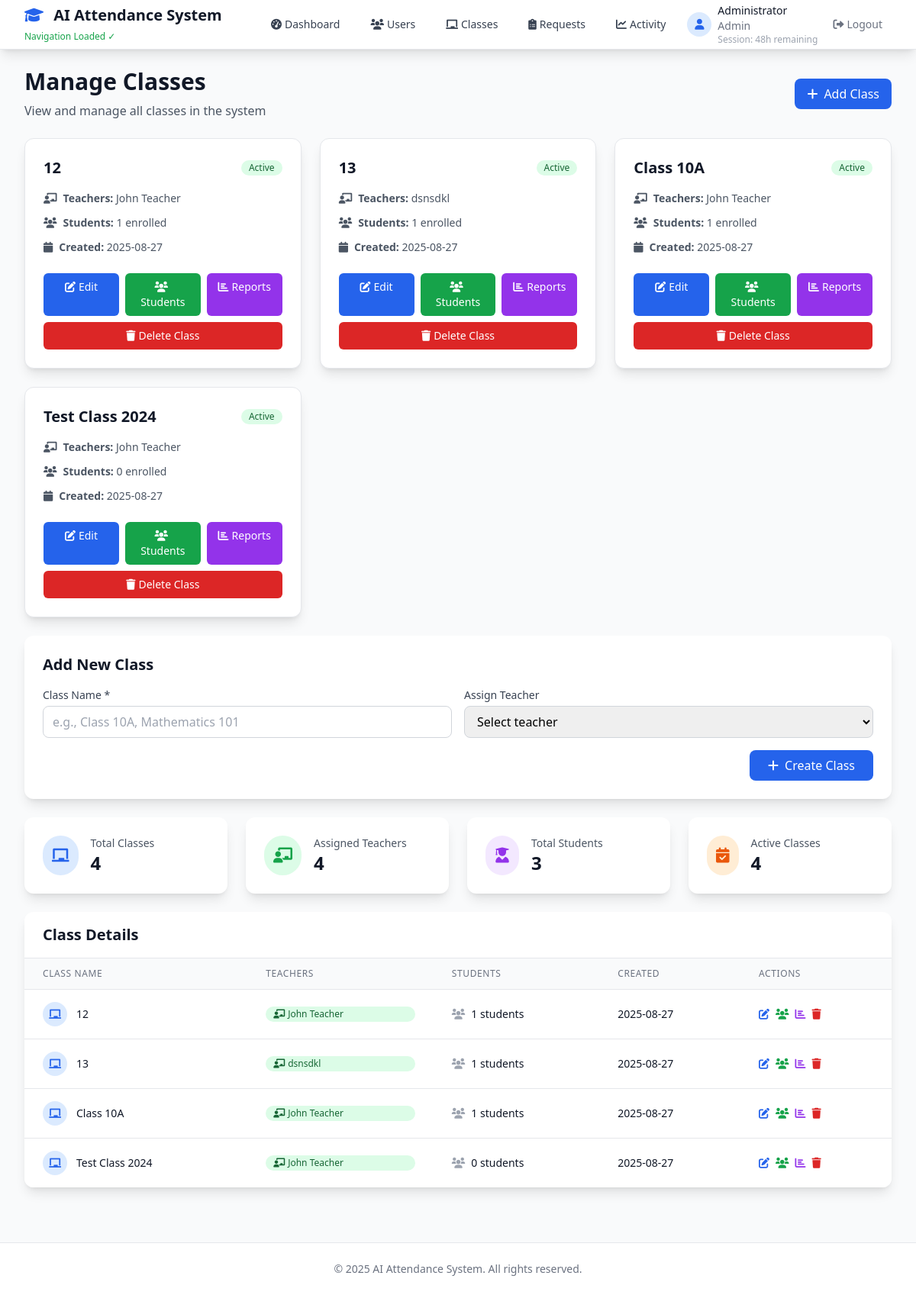
Before: /admin/classes (signed in) with the older database file.
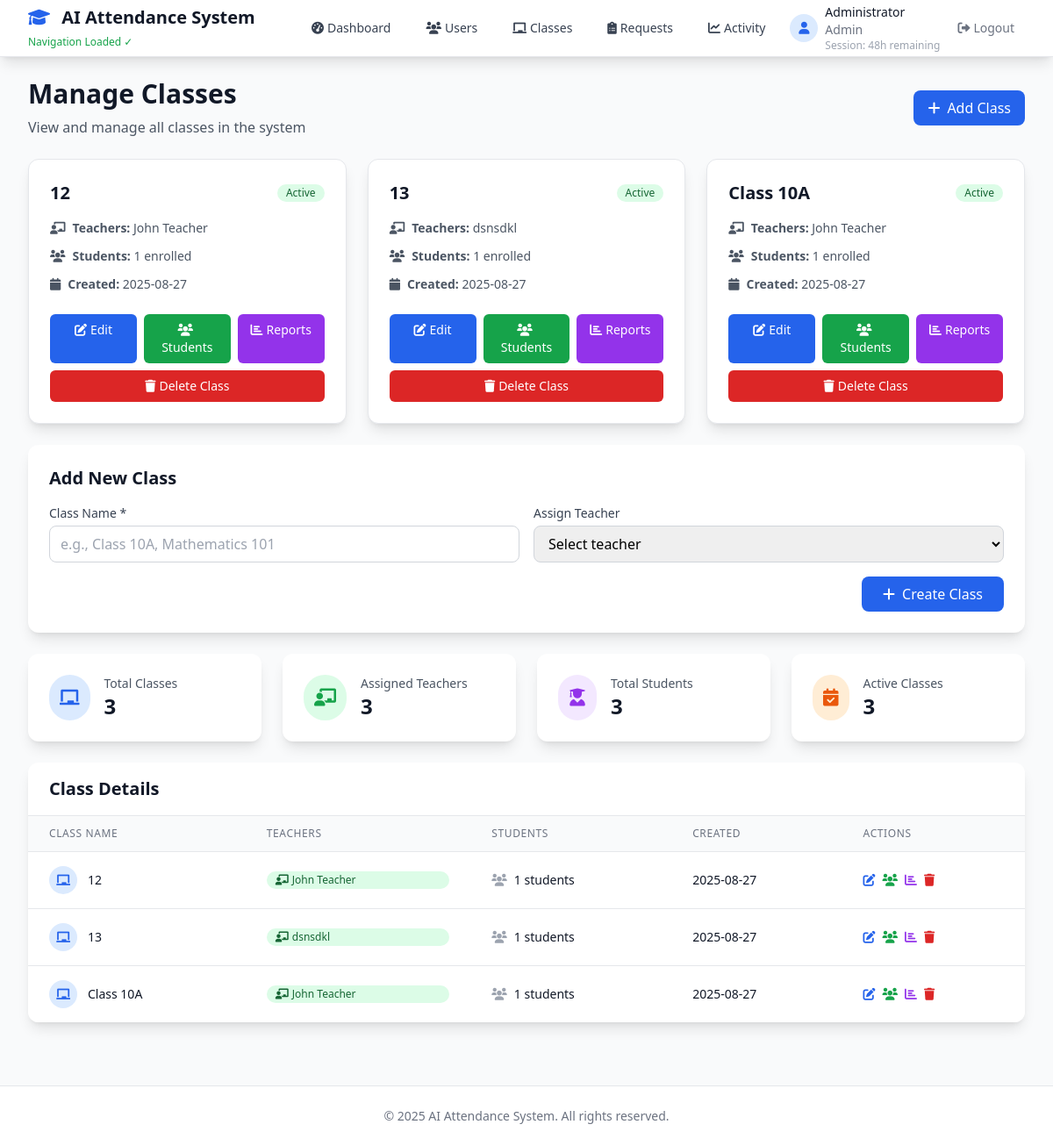
After: the same page with the newer database file.
### tables this page shows
CREATE TABLE classes (
                id INTEGER PRIMARY KEY AUTOINCREMENT,
                name TEXT NOT NULL,
                description TEXT,
                created_at TIMESTAMP DEFAULT CURRENT_TIMESTAMP
            );

CREATE TABLE users (
                id INTEGER PRIMARY KEY AUTOINCREMENT,
                username TEXT UNIQUE NOT NULL,
                password_hash TEXT NOT NULL,
                email TEXT UNIQUE NOT NULL,
                name TEXT NOT NULL,
                role TEXT NOT NULL DEFAULT 'student',
                created_at TIMESTAMP DEFAULT CURRENT_TIMESTAMP
            );

### app.py (the view, shortened to what this page needs)
@app.route('/admin/classes', methods=['GET', 'POST'])
@admin_required
@track_activity('admin_classes')
def admin_classes():
    classes = class_service.get_all_classes()
    teachers = user_service.get_all_users('teacher')
    return render_template('admin/classes.html', classes=classes, teachers=teachers)

### app.py (called while the page is built)
@app.context_processor
def inject_session():
    return {'session': session}

### backend/auth.py (called while the page is built)
def admin_required(f):
    @wraps(f)
    def decorated_function(*args, **kwargs):
        if 'user_id' not in session:
            return redirect(url_for('login'))
        if 'login_time' in session:
            login_time = datetime.fromisoformat(session['login_time'])
            if datetime.now() - login_time > timedelta(hours=48):
                session.clear()
                flash('Your session has expired. Please log in again.', 'info')
                return redirect(url_for('login'))
        if session.get('role') != 'admin':
            flash('Access denied. Admin privileges required.', 'error')
            return redirect(url_for('dashboard'))
        return f(*args, **kwargs)
    return decorated_function

### backend/database.py (called while the page is built)
    def get_db(self):
        conn = sqlite3.connect(self.db_path)
        conn.row_factory = sqlite3.Row
        return conn

### backend/models.py (called while the page is built)
    def get_all(self):
        conn = self.db.get_db()
        cursor = conn.cursor()
        cursor.execute('SELECT * FROM classes ORDER BY name')
        classes = cursor.fetchall()
        conn.close()
        return classes

### templates/admin/classes.html (shortened to what the changed rows need)
{% extends "layout.html" %}
{% block content %}
<div class="space-y-6">
    <div class="flex items-center justify-between">
        <div>
            <h1 class="text-3xl font-bold text-gray-900">Manage Classes</h1>
        </div>
    </div>
    <div class="grid grid-cols-1 md:grid-cols-2 lg:grid-cols-3 gap-6">
        {% for class in classes %}
        <div class="bg-white rounded-xl shadow-lg p-6 border border-gray-200 hover:shadow-xl transition duration-200">
            <div class="flex items-center justify-between mb-4">
                <h3 class="text-xl font-semibold text-gray-900">{{ class.name }}</h3>
                <span class="inline-flex items-center px-2.5 py-0.5 rounded-full text-xs font-medium bg-green-100 text-green-800">
                    Active
                </span>
            </div>
            <div class="space-y-3 mb-6">
                <div class="flex items-center text-sm text-gray-600">
                    <i class="fas fa-chalkboard-teacher mr-2"></i>
                    <span><strong>Teachers:</strong>
                        {% if class.teachers %}
                            {{ class.teachers|join(', ') }}
                        {% else %}
                            Not assigned
                        {% endif %}
                    </span>
                </div>
                <div class="flex items-center text-sm text-gray-600">
                    <i class="fas fa-users mr-2"></i>
                    <span><strong>Students:</strong> {{ class.student_count }} enrolled</span>
                </div>
                <div class="flex items-center text-sm text-gray-600">
                    <i class="fas fa-calendar mr-2"></i>
                    <span><strong>Created:</strong> {{ class.created_at.split(' ')[0] }}</span>
                </div>
            </div>
            <div class="flex space-x-2">
                <a href="{{ url_for('admin_edit_class', class_id=class.id) }}" class="flex-1 bg-blue-600 hover:bg-blue-700 text-white text-center py-2 px-3 rounded-md text-sm font-medium transition duration-200">
                    <i class="fas fa-edit mr-1"></i>Edit
                </a>
                <a href="{{ url_for('admin_class_students', class_id=class.id) }}" class="flex-1 bg-green-600 hover:bg-green-700 text-white text-center py-2 px-3 rounded-md text-sm font-medium transition duration-200">
                    <i class="fas fa-users mr-1"></i>Students
                </a>
                <a href="{{ url_for('admin_class_reports', class_id=class.id) }}" class="flex-1 bg-purple-600 hover:bg-purple-700 text-white text-center py-2 px-3 rounded-md text-sm font-medium transition duration-200">
                    <i class="fas fa-chart-bar mr-1"></i>Reports
                </a>
            </div>
            <div class="mt-2">
                <form method="POST" action="{{ url_for('admin_delete_class', class_id=class.id) }}" onsubmit="return confirm('Are you sure you want to delete this class? This action cannot be undone.')">
                    <button type="submit" class="w-full bg-red-600 hover:bg-red-700 text-white text-center py-2 px-3 rounded-md text-sm font-medium transition duration-200">
                        <i class="fas fa-trash mr-1"></i>Delete Class
                    </button>
                </form>
            </div>
        </div>
        {% endfor %}
    </div>
    <div class="bg-white rounded-xl shadow-lg p-6">
        <h2 class="text-xl font-bold text-gray-900 mb-4">Add New Class</h2>
    </div>
    <div class="grid grid-cols-1 md:grid-cols-4 gap-6">
        <div class="bg-white rounded-xl shadow-lg p-6">
            <div class="flex items-center">
                <div class="ml-4">
                    <p class="text-sm font-medium text-gray-600">Total Classes</p>
                    <p class="text-2xl font-bold text-gray-900">{{ classes|length }}</p>
                </div>
            </div>
        </div>
        <div class="bg-white rounded-xl shadow-lg p-6">
            <div class="flex items-center">
                <div class="ml-4">
                    <p class="text-sm font-medium text-gray-600">Assigned Teachers</p>
                    <p class="text-2xl font-bold text-gray-900">
                        {{ classes|selectattr('teacher_name')|list|length }}
                    </p>
                </div>
            </div>
        </div>
        <div class="bg-white rounded-xl shadow-lg p-6">
            <div class="flex items-center">
                <div class="ml-4">
                    <p class="text-sm font-medium text-gray-600">Active Classes</p>
                    <p class="text-2xl font-bold text-gray-900">{{ classes|length }}</p>
                </div>
            </div>
        </div>
    </div>
    <div class="bg-white rounded-xl shadow-lg overflow-hidden">
        <div class="px-6 py-4 border-b border-gray-200">
            <h2 class="text-xl font-bold text-gray-900">Class Details</h2>
        </div>
        {% if classes %}
        <div class="overflow-x-auto">
            <table class="min-w-full divide-y divide-gray-200">
                <thead class="bg-gray-50">
                    <tr>
                        <th class="px-6 py-3 text-left text-xs font-medium text-gray-500 uppercase tracking-wider">Class Name</th>
                        <th class="px-6 py-3 text-left text-xs font-medium text-gray-500 uppercase tracking-wider">Teachers</th>
                        <th class="px-6 py-3 text-left text-xs font-medium text-gray-500 uppercase tracking-wider">Students</th>
                        <th class="px-6 py-3 text-left text-xs font-medium text-gray-500 uppercase tracking-wider">Created</th>
                        <th class="px-6 py-3 text-left text-xs font-medium text-gray-500 uppercase tracking-wider">Actions</th>
                    </tr>
                </thead>
                <tbody class="bg-white divide-y divide-gray-200">
                    {% for class in classes %}
                    <tr class="hover:bg-gray-50">
                        <td class="px-6 py-4 whitespace-nowrap">
                            <div class="flex items-center">
                                <div class="h-8 w-8 rounded-full bg-blue-100 flex items-center justify-center">
                                    <i class="fas fa-chalkboard text-blue-600 text-sm"></i>
                                </div>
                                <div class="ml-3">
                                    <div class="text-sm font-medium text-gray-900">{{ class.name }}</div>
                                </div>
                            </div>
                        </td>
                        <td class="px-6 py-4 whitespace-nowrap">
                            {% if class.teachers %}
                                <div class="flex flex-col space-y-1">
                                {% for teacher in class.teachers %}
                                    <span class="inline-flex items-center px-2.5 py-0.5 rounded-full text-xs font-medium bg-green-100 text-green-800">
                                        <i class="fas fa-chalkboard-teacher mr-1"></i>{{ teacher }}
                                    </span>
                                {% endfor %}
                                </div>
                            {% else %}
                                <span class="inline-flex items-center px-2.5 py-0.5 rounded-full text-xs font-medium bg-gray-100 text-gray-800">
                                    <i class="fas fa-user-slash mr-1"></i>Not assigned
                                </span>
                            {% endif %}
                        </td>
                        <td class="px-6 py-4 whitespace-nowrap text-sm text-gray-900">
                            <div class="flex items-center">
                                <i class="fas fa-users text-gray-400 mr-2"></i>
                                {{ class.student_count }} students
                            </div>
                        </td>
                        <td class="px-6 py-4 whitespace-nowrap text-sm text-gray-900">
                            {{ class.created_at.split(' ')[0] }}
                        </td>
                        <td class="px-6 py-4 whitespace-nowrap text-sm font-medium">
                            <div class="flex items-center space-x-2">
                                <a href="{{ url_for('admin_edit_class', class_id=class.id) }}" class="text-blue-600 hover:text-blue-900" title="Edit Class">
                                    <i class="fas fa-edit"></i>
                                </a>
                                <a href="{{ url_for('admin_class_students', class_id=class.id) }}" class="text-green-600 hover:text-green-900" title="View Students">
                                    <i class="fas fa-users"></i>
                                </a>
                                <a href="{{ url_for('admin_class_reports', class_id=class.id) }}" class="text-purple-600 hover:text-purple-900" title="View Reports">
                                    <i class="fas fa-chart-bar"></i>
                                </a>
                                <form method="POST" action="{{ url_for('admin_delete_class', class_id=class.id) }}" class="inline" onsubmit="return confirm('Are you sure you want to delete this class? This action cannot be undone.')">
                                    <button type="submit" class="text-red-600 hover:text-red-900" title="Delete Class">
                                        <i class="fas fa-trash"></i>
                                    </button>
                                </form>
                            </div>
                        </td>
                    </tr>
                    {% endfor %}
                </tbody>
            </table>
        </div>
        {% endif %}
    </div>
</div>
{% endblock %}

Changed rows visible on the page:
removed classes: name "Test Class 2024", created_at "2025-08-27", name "Test Class 2024", created_at "2025-08-27"
no longer on one of the page's lists (row unchanged): users: name "John Teacher"
Other visible differences:
{{ classes|length }}: "4" → "3"
{{ classes|selectattr('teacher_name')|list|length }}: "4" → "3"
list line gone: "Active Teachers: John Teacher Students: 0 enrolled Created: Edit Students Reports Delete Class"
list line gone: "0 students"
